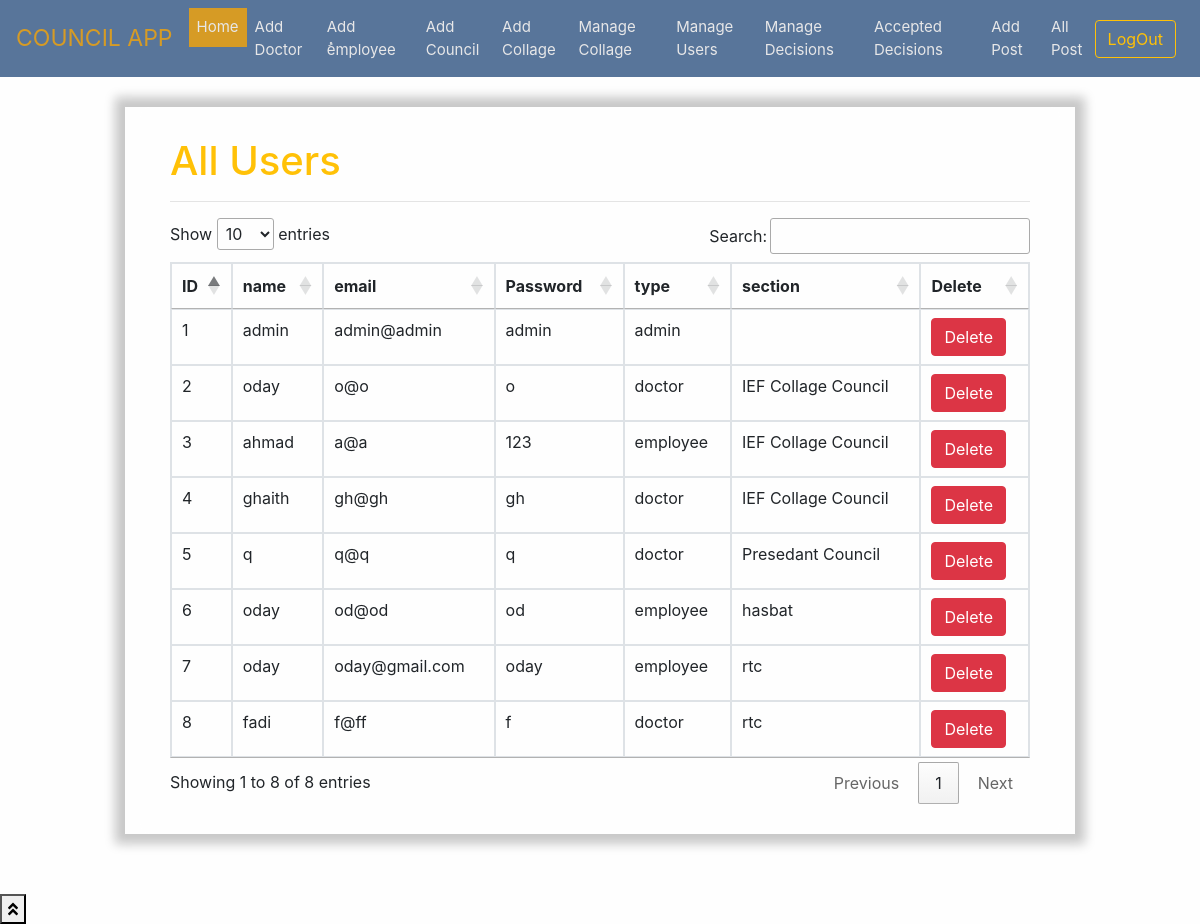
/mu.php, run on the app's committed database.
### tables this page shows
CREATE TABLE `users1` (
  `id` int(11) NOT NULL,
  `name` text NOT NULL,
  `email` text NOT NULL,
  `password` text NOT NULL,
  `type` text NOT NULL DEFAULT 'doctor',
  `section` text DEFAULT NULL
);

### mu.php (the view, shortened to what this page needs)
<!DOCTYPE html>
<html>
<head>
	<link rel="stylesheet" href="css/bootstrap.css">
<link rel="stylesheet" href="css/all.css"/>
<link rel="stylesheet" type="text/css" href="https://cdn.datatables.net/1.10.23/css/jquery.dataTables.min.css">
<link rel="stylesheet" href="https://rawcdn.githack.com/rafaelbotazini/floating-whatsapp/3d18b26d5c7d430a1ab0b664f8ca6b69014aed68/floating-wpp.min.css">
    <link href="https://cdnjs.cloudflare.com/ajax/libs/toastr.js/2.0.1/css/toastr.css" rel="stylesheet"/>
</head>
<body>
<div style=" height: 80px; ">
<div style="background-color:rgba(10,54,108,0.2);width: 100%;height: 80px; ">
  <div class="mynav">
<?php
include 'adminnav.php';
?>
</div>
<div style="background-color: #fefefe;">
  <div style="height:30px;"></div>
<div class="container" >
  <div class="row">
    <div class="col-md-1"></div>
    <div class="col-md-10" style="box-shadow: 0px 0px 10px 10px #c8c8c8">
        <div style="border-radius: 10px;background-color: rgba(255,255,255,0.6);padding:30px;">
   <h1 class="text-warning">All Users</h1>
    <hr>
  <div class="table-responsive">
    <table id="xx" class="table table-bordered">
  <thead>
    <tr>
      <th>ID</th>
       <th>name</th>
        <th>email</th>
          <th>Password</th>
           <th>type</th>
            <th>section</th>
          <th>Delete</th>
    </tr>
  </thead>
  <tbody>
    <?php
    include'conn.php';
    $t=mysqli_query($con,"select * from users1");
while($row=mysqli_fetch_array($t))
{
  echo'
<tr>
<td>'.$row['id'].'</td>
<td>'.$row['name'].'</td>
<td>'.$row['email'].'</td>
<td>'.$row['password'].'</td>
<td>'.$row['type'].'</td>
<td>'.$row['section'].'</td>
<td><a href="mu.php?id='.$row['id'].'" class="btn btn-danger">Delete</a></td>
</tr>
  ';
}
    ?>
  </tbody>
</table>
    </div>
    </div>
  </div>
</div>
 <div style="height: 60px;"></div>
</div>
<button onclick="topFunction()" id="myBtn" title="Go to top"><i class="fa fa-angle-double-up"></i></button>
 </div>
</body>
</html>

### adminnav.php (shortened to what this page needs)
        <nav class="navbar navbar-expand-lg navbar-light " id="navbar">
  <a class="navbar-brand text-uppercase" id="nn" href="#" style="color: #D69B25; font-size: 23px;" >  Council App</a>
  <div class="collapse navbar-collapse" id="navbarText">
    <ul class="navbar-nav mr-auto">
      <li class="nav-item active x" >
        <a class="nav-link a" style="color: #E7E7E8; font-size: 15px;" href="index.php">Home <span class="sr-only">(current)</span></a>
      </li>
        <li class="nav-item x">
        <a class="nav-link a" style="color: #E7E7E8; font-size: 15px;" href="adddoctor.php">Add Doctor</a>
      </li>
        <li class="nav-item x">
        <a class="nav-link a" style="color: #E7E7E8; font-size: 15px;" href="addemp.php">Add ُemployee</a>
      </li>
        <li class="nav-item x">
        <a class="nav-link a" style="color: #E7E7E8; font-size: 15px;" href="addcouncil.php">Add Council</a>
      </li>
            <li class="nav-item x">
        <a class="nav-link a" style="color: #E7E7E8; font-size: 15px;" href="addcollage.php">Add Collage</a>
      </li>
       <li class="nav-item x">
        <a class="nav-link a" style="color: #E7E7E8; font-size: 15px;" href="mcol.php">Manage Collage</a>
      </li>
          <li class="nav-item x">
        <a class="nav-link a" style="color: #E7E7E8; font-size: 15px;" href="mu.php">Manage Users</a>
      </li>
       <li class="nav-item x">
        <a class="nav-link a" style="color: #E7E7E8; font-size: 15px;" href="md.php">Manage Decisions</a>
      </li>
     <li class="nav-item x">
        <a class="nav-link a" style="color: #E7E7E8; font-size: 15px;" href="ad.php">Accepted Decisions</a>
      </li>
       <li class="nav-item x">
        <a class="nav-link a" style="color: #E7E7E8; font-size: 15px;" href="addpost.php">Add Post</a>
      </li>
       <li class="nav-item x">
        <a class="nav-link a" style="color: #E7E7E8; font-size: 15px;" href="allpost.php">All Post</a>
      </li>
    </ul>
    <a class="btn btn-outline-warning my-2 my-sm-0 mr-2" href="login.php">LogOut</a>
  </div>
</nav>

### css/all.css (style rules this page uses)
.fa-angle-double-up:before { content: "\f102"; }

### mu.php (style rules this page uses)
html { scroll-behavior: smooth; }
body { margin: 0; padding: 0; }
.mynav { background-color:rgba(10,54,108,0.6); width: 100%; }
.mynav nav { width: 100%; }

### data on the page
users1: id "1", name "admin", email "admin@admin", password "admin", type "admin"
users1: id "2", name "oday", email "o@o", password "o", type "doctor", section "IEF Collage Council"
users1: id "3", name "ahmad", email "a@a", password "123", type "employee", section "IEF Collage Council"
users1: id "4", name "ghaith", email "gh@gh", password "gh", type "doctor", section "IEF Collage Council"
users1: id "5", name "q", email "q@q", password "q", type "doctor", section "Presedant Council"
users1: id "6", name "oday", email "od@od", password "od", type "employee", section "hasbat"
users1: id "7", name "oday", email "oday@gmail.com", password "oday", type "employee", section "rtc"
users1: id "8", name "fadi", email "f@ff", password "f", type "doctor", section "rtc"
